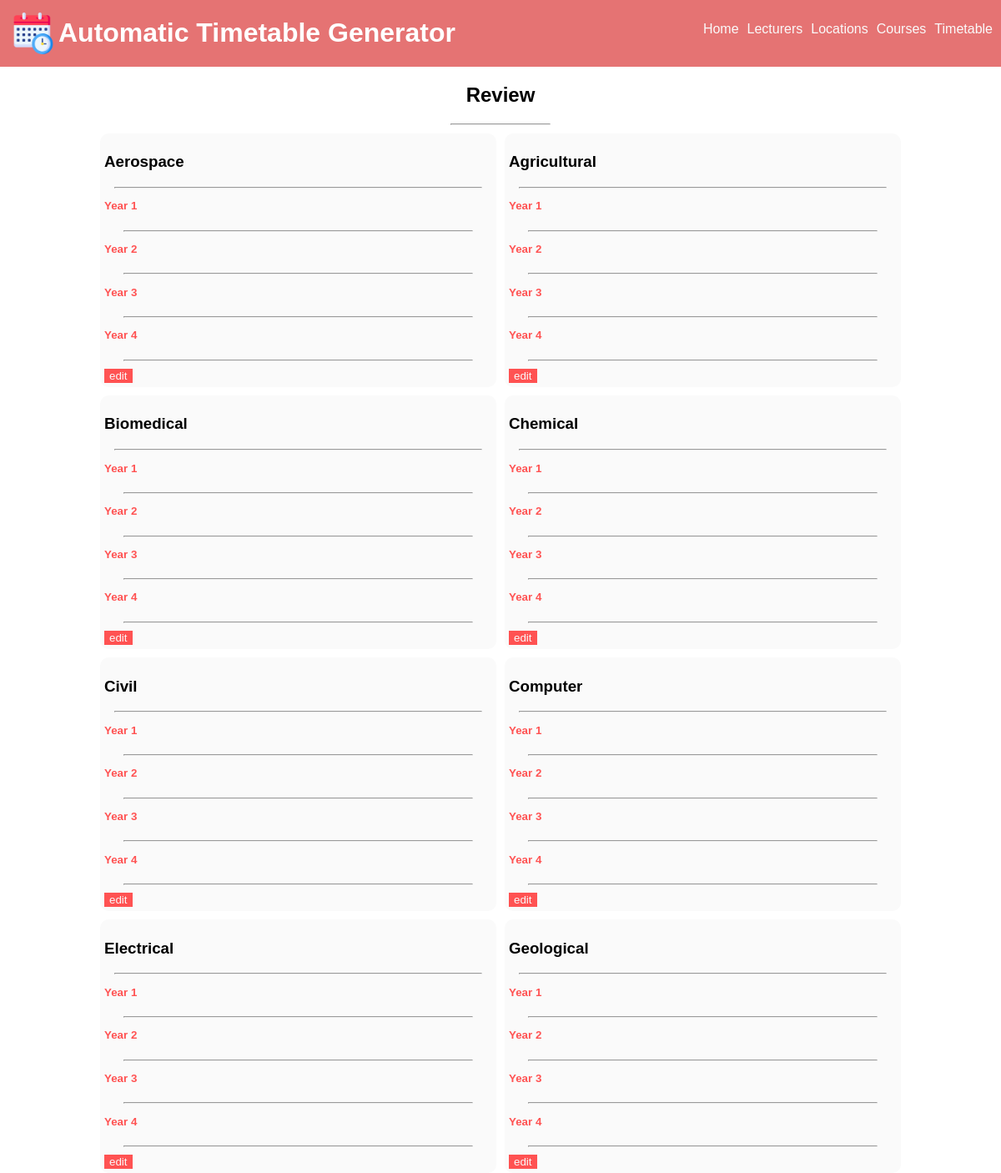
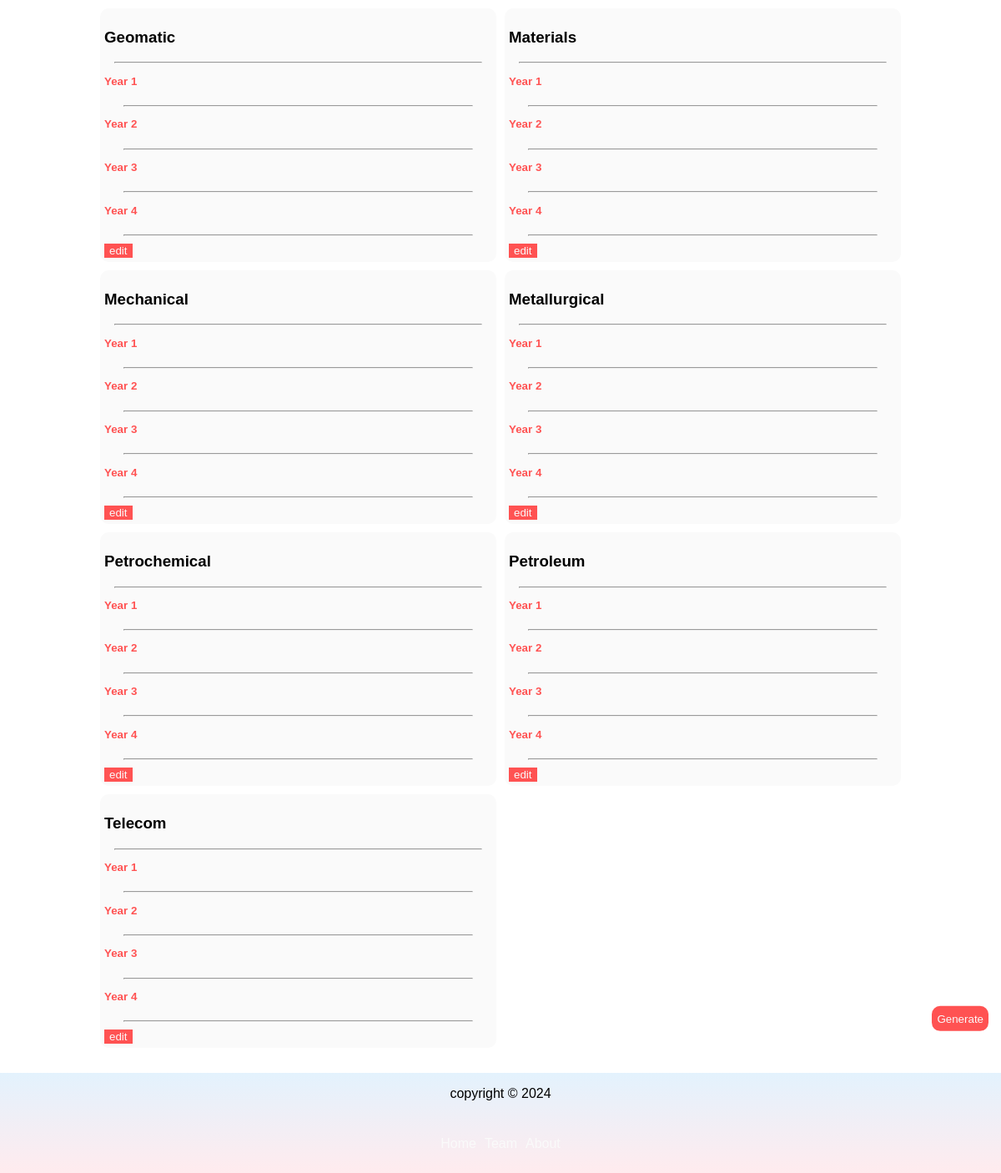
The app's page /select/Engineering/viewselected with its own data (2 pictures, top to bottom).
### webversion/models.py (models this page shows, shortened)
class Department(models.Model):
    name = models.CharField(max_length=255, null=True)
    code = models.CharField(max_length=50, null=True)
    college = models.CharField(max_length=255, null=True)
    max_yg = models.PositiveSmallIntegerField(default=4, null=True)

### webversion/views.py (the view)
# urls.py: path("select/<str:college>/viewselected", views.viewSelected, name="viewSelected"),
def viewSelected(request, college):
    template = loader.get_template("vscourses.html")
    courses = Course.objects.all()
    departments = Department.objects.filter(college=college)
    year_groups = [i for i in range(1,20+1)]
    temp_list =[]
    for x in courses:
        if x.id in selected_courses:
            temp_list.append(x)
    print(temp_list)
    context = {
        "y_gs": year_groups, "college":college, "departments": departments, "list":temp_list, "college":college
    }
    return HttpResponse(template.render(context, request))

### webversion/Templates/vscourses.html (shortened to what this page needs)
{% extends 'main.html' %}
{% block content %}
<div class="viewselected">
    <h2>review</h2>
    <hr width="10%">
    <div class="top">
       {% for department in departments %}
       <div class="big">
        <h3>{{ department.name }}</h3>
        <hr width="95%">
            {% for year_group in y_gs %}
            {% if department.max_yg >= year_group %}
            <a href="/select/{{department.college}}/{{department.name}}/{{year_group}}">
                <p id="smallertext">Year {{year_group}}</p>
            </a>
            <hr width="90%">
            {% endif %}
            {% endfor %}
            <a href="/select/{{department.college}}/{{department.name}}/{{department.max_yg}}"><button type="button" id="editselected">edit</button></a>
       </div>
       {% endfor %}
    </div>
    <div class="bottom">
        <form>
            <button type="submit" id="generate" formmethod="post" formaction="/generate-timetable/{{college}}">
                Generate
            </button>
        </form>
    </div>
</div>
{% endblock %}

### webversion/static/style.css (style rules this page uses)
* { box-sizing: border-box; font-family: Arial; max-width: 100%; text-decoration: none; list-style: none; }
body { display: flex; flex-direction: column; margin: 0; }
.viewselected h2 { text-align: center; }
.viewselected .top { display: grid; grid-template-columns: repeat(2, 1fr); width: 80%; margin: auto; gap: 10px; margin-top: 10px; }
.viewselected .top .big { width: 1fr; min-height: 300px; background-color: #fafafa; border-radius: 10px; padding: 5px; }
.viewselected #smallertext { font-size: 10pt; color: #ff5252; font-weight: bold; }
.viewselected #editselected { background-color: #ff5252; color: #fafafa; border: none; justify-self: end; }
.viewselected .bottom { position: sticky; bottom: 170px; right: 15px; float: right; }
.viewselected .bottom button { width: 130px; height: 30px; align-self: center; color: #fafafa; background-color: #ff5252; border-radius: 5px; border: none; margin-left: 20px; }
#createcoursebtn, #generate, #editcoursebtn, #regenerate, #formLoader, #deptsbtn, #optionsbtn, #createlectbtn, #createdeptbtn, #getstartedbtn { background-color: #ff5252; border: none; width: -moz-fit-content; width: fit-content; height: 30px; border-radius: 10px; color: #fafafa; }

### records on screen
Department: name "Aerospace", y_gs "1" "2" "3" "4", max_yg 4 (drawn)
Department: name "Agricultural", y_gs "1" "2" "3" "4", max_yg 4 (drawn)
Department: name "Biomedical", y_gs "1" "2" "3" "4", max_yg 4 (drawn)
Department: name "Chemical", y_gs "1" "2" "3" "4", max_yg 4 (drawn)
Department: name "Civil", y_gs "1" "2" "3" "4", max_yg 4 (drawn)
Department: name "Computer", y_gs "1" "2" "3" "4", max_yg 4 (drawn)
Department: name "Electrical", y_gs "1" "2" "3" "4", max_yg 4 (drawn)
Department: name "Geological", y_gs "1" "2" "3" "4", max_yg 4 (drawn)
Department: name "Geomatic", y_gs "1" "2" "3" "4", max_yg 4 (drawn)
Department: name "Materials", y_gs "1" "2" "3" "4", max_yg 4 (drawn)
Department: name "Mechanical", y_gs "1" "2" "3" "4", max_yg 4 (drawn)
Department: name "Metallurgical", y_gs "1" "2" "3" "4", max_yg 4 (drawn)
Department: name "Petrochemical", y_gs "1" "2" "3" "4", max_yg 4 (drawn)
Department: name "Petroleum", y_gs "1" "2" "3" "4", max_yg 4 (drawn)
Department: name "Telecom", y_gs "1" "2" "3" "4", max_yg 4 (drawn)
